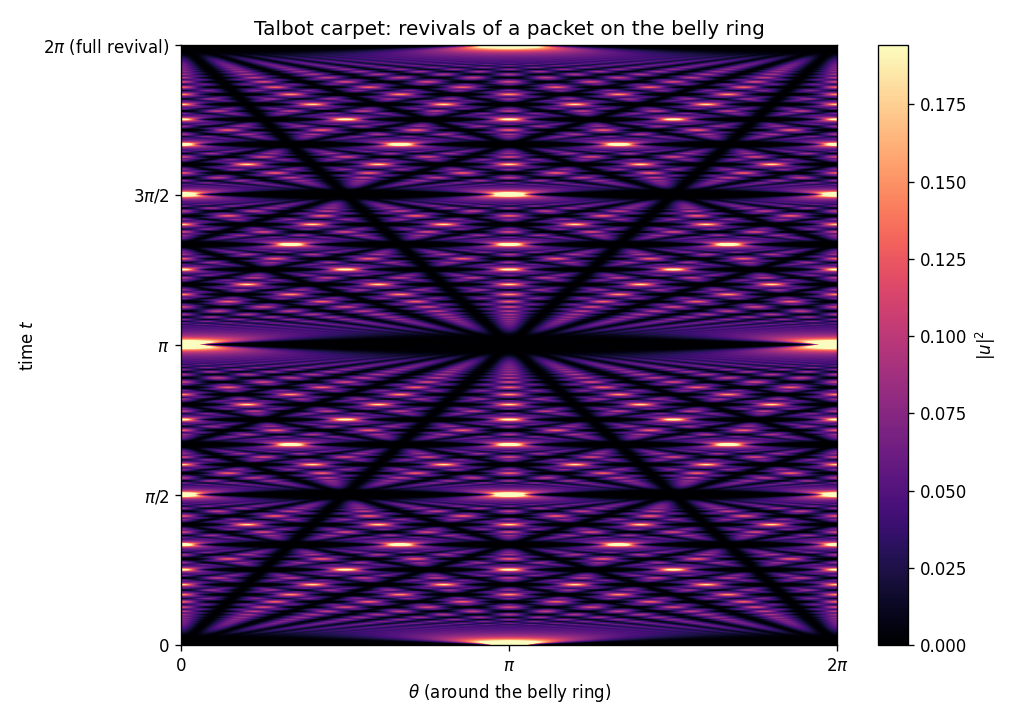

Reproduce this figure in Python.
"""
Quantum revivals (a Talbot carpet) on the belly ring.

The belly (x=0, A=1) is a unit-circumference ring; a wavepacket released on it
evolves under i u_t = -u_thth, eigenvalues n^2. The phases e^{-i n^2 t} realign
at t = 2*pi (full revival) and at rational fractions (fractional revivals),
producing the self-similar Talbot carpet -- the mechanism behind the dispersive
recurrence seen in the full runs. Spectral (exact) evolution.
"""
import numpy as np
import matplotlib
matplotlib.use("Agg")
import matplotlib.pyplot as plt

OUT = "/home/thorax/nls_lumpy_torus"
Nth = 1024
th = np.linspace(0, 2 * np.pi, Nth, endpoint=False)
n = np.fft.fftfreq(Nth, d=1.0 / Nth)                    # integer wavenumbers
d = np.angle(np.exp(1j * (th - np.pi)))
u0 = np.exp(-d ** 2 / (2 * 0.13 ** 2)).astype(complex)  # localized packet at theta=pi
uk = np.fft.fft(u0)

Nt = 900
ts = np.linspace(0, 2 * np.pi, Nt)                       # one full revival period
carpet = np.empty((Nt, Nth))
for i, t in enumerate(ts):
    u = np.fft.ifft(np.exp(-1j * n ** 2 * t) * uk)
    carpet[i] = np.abs(u) ** 2

fig, ax = plt.subplots(figsize=(8.5, 6))
im = ax.imshow(carpet, origin="lower", aspect="auto", cmap="magma",
               extent=[0, 2 * np.pi, 0, 2 * np.pi],
               vmax=np.percentile(carpet, 99.5))
ax.set_xlabel(r"$\theta$ (around the belly ring)")
ax.set_ylabel(r"time $t$")
ax.set_yticks([0, np.pi / 2, np.pi, 3 * np.pi / 2, 2 * np.pi])
ax.set_yticklabels(["0", r"$\pi/2$", r"$\pi$", r"$3\pi/2$", r"$2\pi$ (full revival)"])
ax.set_xticks([0, np.pi, 2 * np.pi]); ax.set_xticklabels(["0", r"$\pi$", r"$2\pi$"])
ax.set_title("Talbot carpet: revivals of a packet on the belly ring")
fig.colorbar(im, ax=ax, label=r"$|u|^2$")
fig.tight_layout()
fig.savefig(f"{OUT}/spacetime_carpet.png", dpi=120)
print("wrote spacetime_carpet.png")
